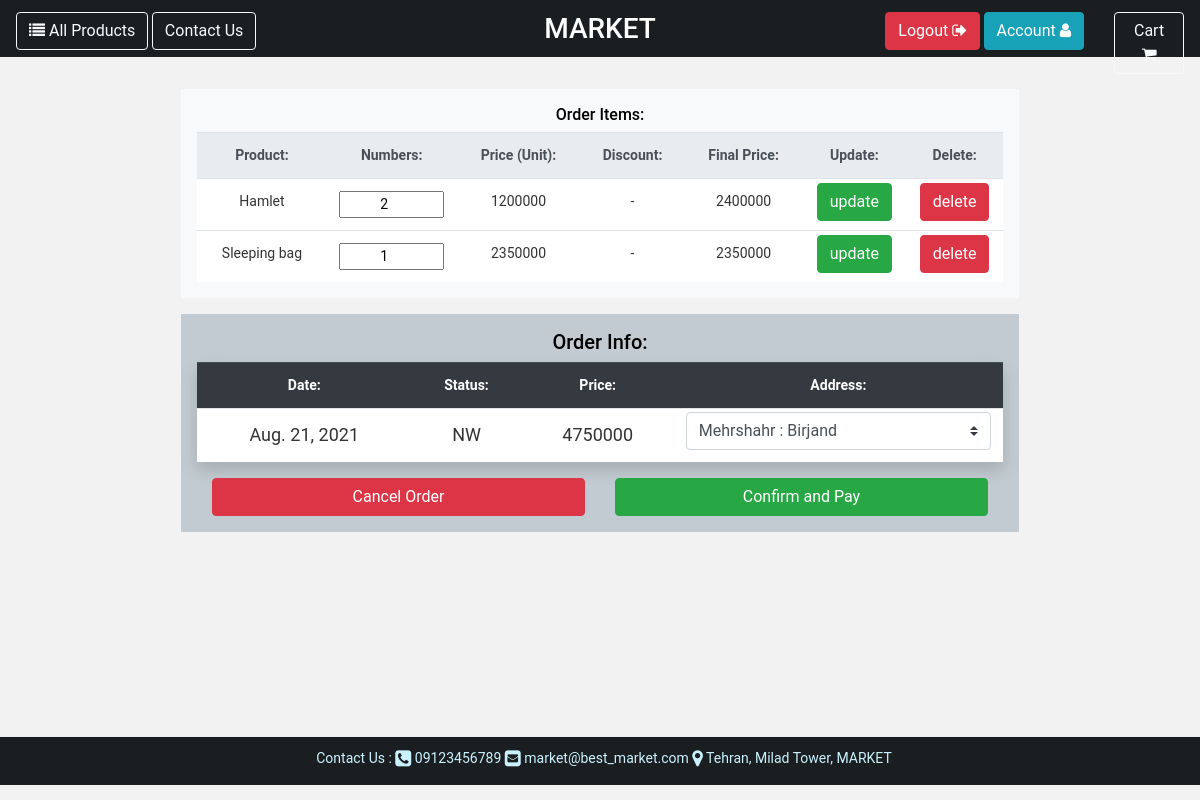
The app's page /order/cart/ (signed in) with its own data.
### order/models.py (models this page shows, shortened)
class OrderItem(BaseModel):
    product = models.ForeignKey(Product, verbose_name=_('selected product'),
                                help_text=_('select product for add to your Cart'), on_delete=models.CASCADE,
                                null=True, blank=True)
    product_number = models.IntegerField(verbose_name=_('numbers'), help_text=_('specify number of selected product'),
                                         null=False, blank=False, default=1)
    cart = models.ForeignKey(Cart, verbose_name=_('cart'), help_text=_('specify cart'), null=True, blank=True,
                             on_delete=models.CASCADE, related_name='cart_orderitems',
                             related_query_name='customer_cart_orderitems')
    def check_inventory(self):
        if self.product_number >= 1:
            if self.product.inventory_status() == 'Available':
                if self.product_number <= self.product.inventory:
                    return True
                else:
                    return _('Inventory shortage for this numbers!')
            else:
                return _('This product is unavailable!')
        else:
            return _('This number is incorrect!')
    def calculate_order_item_price(self):
        checking = self.check_inventory()
        if checking:
            order_item_price = self.product_number * self.product.calculate_final_price()
            return int(order_item_price)
        else:
            return checking

class Cart(BaseModel):
    customer = models.ForeignKey(Customer, verbose_name=_('customer'),
                                 help_text=_('specify owner customer for cart'),
                                 null=True, blank=True, on_delete=models.PROTECT)
    status = models.CharField(verbose_name=_('cart status'), help_text=_('display cart status'), max_length=20,
                              blank=False, null=False, choices=[('WA', _('waiting')), ('PD', _('paid'))],
                              default='WA')
    final_price = models.IntegerField(verbose_name=_('final price'), help_text=_('final cart price'),
                                    null=True, blank=True)
    order_status = models.CharField(verbose_name=_('customer order status'), help_text=_('display status of order'),
                                    blank=False, null=False,
                                    choices=[('NW', _('new')), ('SN', _('send')), ('CA', _('cancel'))],
                                    default='NW', max_length=20)
    order_address = models.ForeignKey(Address, verbose_name=_('customer address'),
                                      help_text=_('specify address for send order'),
                                      null=True, blank=True, on_delete=models.PROTECT)
    def order_date(self):
        return self.create_timestamp.date()
    def cart_price(self):
        items = OrderItem.objects.filter(cart__customer=self.customer)
        all_items = items.filter(cart__status='WA')
        price = 0
        for item in all_items:
            price += item.product.calculate_final_price() * item.product_number
        return int(price)
    def save(self, force_insert=False, force_update=False, using=None, update_fields=None):
        p = self.cart_price()
        self.final_price = p
        super().save(force_insert, force_update, using, update_fields)

### product/models.py (models this page shows, shortened)
class Product(BaseModel):
    name = models.CharField(verbose_name=_('english name'), max_length=50, help_text=_('enter name in english'),
                            null=False, blank=False)
    name_fa = models.CharField(verbose_name=_('farsi name'), max_length=50, help_text=_('enter name in farsi'),
                               null=False, blank=False)
    company_brand = models.CharField(verbose_name=_('english company brand'), max_length=30,
                                     help_text='enter company brand name in english', null=False, blank=False)
    company_brand_fa = models.CharField(verbose_name=_('farsi company brand'), max_length=30,
                                        help_text='enter company brand name in farsi', null=False, blank=False)
    category = models.ForeignKey(Category, verbose_name=_('category'), help_text=_('specify category'),
                                 on_delete=models.RESTRICT, null=False, blank=False)
    discount = models.ForeignKey(Discount, verbose_name=_('discount'), help_text=_('specify discount'),
                                 null=False, blank=False, on_delete=models.SET(0))
    price = models.IntegerField(verbose_name=_('price'), help_text=_('enter price'), null=False, blank=False)
    inventory = models.IntegerField(verbose_name=_('inventory'), help_text=_('specify product inventory'),
                                    null=False, blank=False)
    image = models.FileField(verbose_name=_('product image'), help_text=_('upload image of product'), null=True,
                             blank=True, upload_to='product/images/')
    specifications = models.CharField(verbose_name=_('english product specifications'), null=True, blank=True,
                                      help_text=_('enter product specifications in english'), max_length=100)
    specifications_fa = models.CharField(verbose_name=_('farsi product specifications'), null=True, blank=True,
                                         help_text=_('enter product specifications in farsi'), max_length=100)
    def calculate_final_price(self):
        final_price = self.price
        return int(final_price)
    def inventory_status(self):
        if self.inventory > 0:
            status = _('Available')
        else:
            status = _('Unavailable')
        return status
    def __str__(self):
        return f'{self.name}'

class Discount(BaseModel):
    type = models.CharField(verbose_name=_('discount type'), help_text=_('specify type of discount'), null=False,
                            blank=False, choices=[('%', _('percent')), ('$', _('cash'))], max_length=15)
    value = models.IntegerField(verbose_name=_('discount value'), help_text=_('specify discount value'), null=True,
                                blank=True, default=0)
    max_value = models.IntegerField(verbose_name=_('maximum value'), help_text=_('specify maximum value'),
                                    null=True, blank=True)
    start_time = models.DateField(verbose_name=_('discount start time'),
                                  help_text=_('specify start time'), null=False, blank=False)
    expire_time = models.DateField(verbose_name=_('discount expire time'),
                                   help_text=_('specify expire time'), null=False, blank=False)
    def specify_discount_status(self):
        if datetime.now().date() > self.expire_time:
            status = 'Expired'
        elif datetime.now().date() < self.start_time:
            status = 'Waiting'
        else:
            status = 'Active'
        return status
    def __str__(self):
        if self.specify_discount_status() == 'Active':
            return f'{self.value}{self.type}'
        else:
            return '-'

### order/views.py (the view, shortened to what this page needs)
# urls.py: path('cart/', CartView.as_view(), name='customer_cart'),
class CartView(LoginRequiredMixin, View):
    def get(self, request, *args, **kwargs):
        try:
            customer = Customer.objects.get(id=self.request.user.id)
        except Customer.DoesNotExist:
            return redirect(reverse('customer:login'))
        addresses = Address.objects.filter(owner=customer)
        if addresses.count() == 0:
            return redirect(reverse('customer:add_address'),
                            {'msg': _('please add an address for sending your orders!')})
        new_orderitems = set(request.COOKIES.get("cart", "").split(","))
        customer_carts = Cart.objects.filter(customer=customer)
        customer_cart = customer_carts.filter(status='WA')
        if customer_cart.count() == 1:
            cart = customer_cart[0]
        else:
            cart = Cart.objects.create(customer=customer)
            cart.save()
        cart.save()
        cart_orderitems = OrderItem.objects.filter(cart=cart)
        response = render(request, 'order/cart.html',
                          {'customer': customer, 'customer_cart': cart, 'addresses': addresses,
                           'orderitems': cart_orderitems})
        response.set_cookie("cart", '')
        return response

### core/models.py (called while the page is built)
    def get_queryset(self):
        return super().get_queryset().filter(deleted=False)

    def get_queryset(self):
        return super().get_queryset().filter(deleted=False)

### templates/order/cart.html (shortened to what this page needs)
{% extends "base.html" %}
{% load i18n %}
{% load static %}
{% block content %}
    <div class="container-fluid p-3 w-75 m-auto text-center" style="min-height: 85vh">
        <div class="row ">
            <div class="container-fluid m-auto">
                <div class="container-fluid m-auto" >
                    <div class="form-group bg-light p-3">
                        <table class="table table-responsive-md m-auto text-center">
                            <h6 class="text-center">{% translate 'Order Items:' %}</h6>
                            <tr style="background-color: #c2cbd1; text-align: center" class="thead-light">
                                <th>
                                    {% translate 'Product:' %}
                                </th>
                                <th>
                                    {% translate 'Numbers:' %}
                                </th>
                                <th>
                                    {% translate 'Price (Unit):' %}
                                </th>
                                <th>
                                    {% translate 'Discount:' %}
                                </th>
                                <th>
                                    {% translate 'Final Price:' %}
                                </th>
                                <th>
                                    {% translate 'Update:' %}
                                </th>
                                <th>
                                    {% translate 'Delete:' %}
                                </th>
                            </tr>
                            {% for orderitem in orderitems %}
                                {% include 'order/orderitem_card_for_cart.html' with order_item_detail=orderitem %}
                            {% endfor %}
                        </table>
                    </div>
                </div>
            <div class="container-fluid m-auto" >
                <form class="form-group order_item_card_view text-left m-auto p-3"
                      style="background-color: #c2cbd1" method="post" enctype="multipart/form-data">
                    <h5 style="text-align: center">{% translate 'Order Info:' %}</h5>
                    <table class="table table-responsive-md m-auto shadow ">
                        <tr style="background-color: #c2cbd1; text-align: center" class="thead-dark">
                            <th>
                                {% translate 'Date:' %}
                            </th>
                            <th>
                                {% translate 'Status:' %}
                            </th>
                            <th>
                                {% translate 'Price:' %}
                            </th>
                            <th>
                                {% translate 'Address:' %}
                            </th>
                        </tr>
                        <tr style="background-color: white; font-size: large; text-align: center" class="thead-light">
                            <td style="color: #353232; ">{{ customer_cart.order_date }}</td>
                            <td style="color: #353232; ">{{ customer_cart.order_status }}</td>
                            <td style="color: #353232; ">{{ customer_cart.final_price }}</td>
                            <td style="color: #353232; padding-top: 3px">
                                <div class="input-group">
                                    <select class="custom-select" id="inputGroupSelect02" name="address">
                                        {% for address in addresses %}
                                            <option value='{{ address.id }}'>{{ address.title }}
                                                : {{ address.city }}</option>
                                        {% endfor %}
                                    </select>
                                </div>
                            </td>
                        </tr>
                    </table>
                    <div class="row pt-3 m-auto">
                        <div class="col-6">
                            <input type="submit" name="cancel" id="cancel"
                                   value="{% translate 'Cancel Order' %}" class="btn btn-danger btn-block">
                        </div>
                        <div class="col-6">
                            <input type="submit" name="confirm" id="confirm"
                                   value="{% translate 'Confirm and Pay' %}" class="btn btn-success btn-block">
                        </div>
                    </div>
                </form>
            </div>
            </div>
        </div>
    </div>
{% endblock %}

### templates/order/orderitem_card_for_cart.html (shortened to what this page needs)
<form method="post" enctype="multipart/form-data">
<tr style="background-color: white; text-align: center">
    <td style="color: #353232; ">{{ order_item_detail.product }}</td>
    <td style="color: #353232; ">
        <input class="input-group text-center" id="number" name="number" min="1"
               max="{{ order_item_detail.product.inventory }}" type="number"
               value="{{ order_item_detail.product_number }}">
    </td>
    <td style="color: #353232; ">{{ order_item_detail.product.price }}</td>
    <td style="color: #353232; ">{{ order_item_detail.product.discount }}</td>
    <td style="color: #353232; ">{{ order_item_detail.calculate_order_item_price }}</td>
    <td style="color: #353232; padding: 4px">
        <input type="submit" name="update" id="update" value="update" class="btn btn-success">
    </td>
    <td style="color: #353232; padding: 4px">
        <input type="submit" name="delete" id="delete" value="delete" class="btn btn-danger">
    </td>
</tr>
</form>

### static/shared/css/base.css (style rules this page uses)
html, body { height: 100%; }
body { margin: auto; padding: 10px; font-size: 14px; font-family: "Roboto","Lucida Grande","DejaVu Sans","Bitstream Vera Sans",Verdana,Arial,sans-serif; color: black; background: lightsteelblue; }

### records on screen
OrderItem: product "Hamlet", number "2", product.price "1200000", product.discount "-", calculate_order_item_price "2400000"
OrderItem: product "Sleeping bag", number "1", product.price "2350000", product.discount "-", calculate_order_item_price "2350000"
Cart: order_date "Aug. 21, 2021", order_status "NW", final_price "4750000"

### other values on screen
form field address "Mehrshahr : Birjand"
